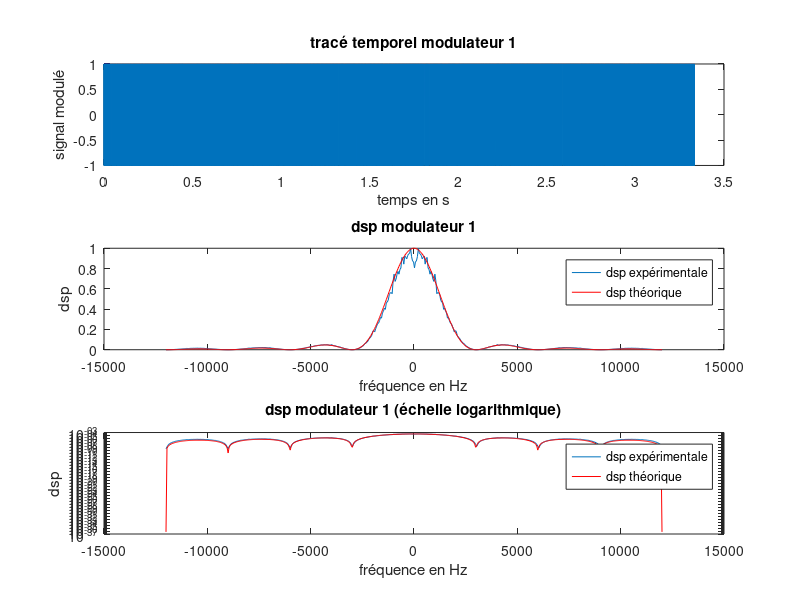
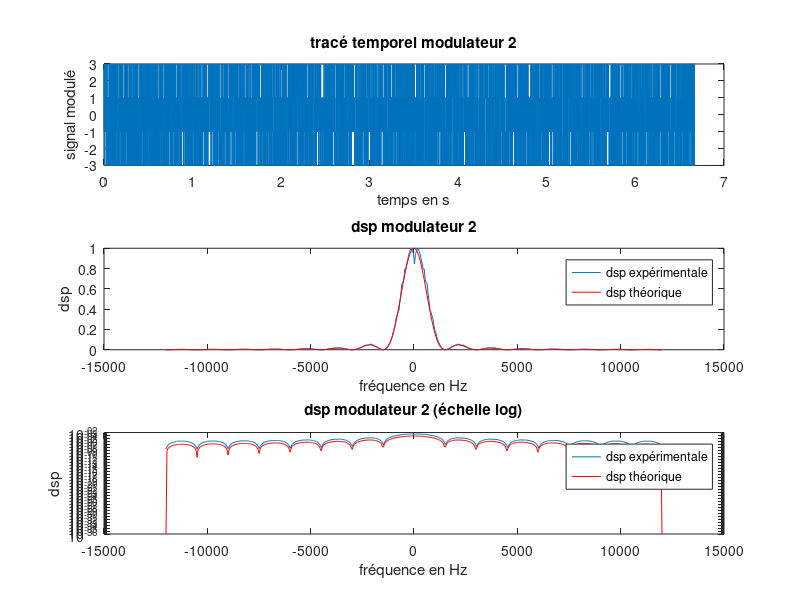

The MATLAB script that drew these images, in order: (Note: this script raises an error after producing the figures.)
clc, clear all, close all

n = 10000;      % Nombre de bit du signal
Fe = 24000;     % Frequence d'echantillonnage
Te = 1/Fe;      % Periode d'echantillonnage
Rb = 3000;      % Débit binaire
Tb = 1/Rb;      % Periode d'emission des bits
bits = randi(2,1,n)-1;      % suites de bits du signal
Ordre = 1001;   % ordre de filtre

% Modulateur 1
M1 = 2;
Rs_1 = Rb/ log2(M1);
Ts_1 = 1/Rs_1;
Ns_1 = Ts_1/Te;
t = linspace(0,Te*Ns_1*n,n*Ns_1);
% mapping binaire à moyenne nulle
Map_1 = 2*bits - 1;
% somme ak dirac
dir1 = [1 zeros(1,Ns_1-1)];
s1 = kron(Map_1,dir1);
% filtrage rectangulaire
h1 = ones(1,Ns_1);
x1 = filter(h1,1,s1);
% densité spectrale de puissance
DSP1 = pwelch(x1,[],[],[],Fe,'twosided');
[o1, ~] = size(DSP1);
f1 = linspace(-Fe/2,Fe/2,o1);
% dsp théorique
Sx1 = Ts_1*(sinc(f1*Ts_1)).^2;

% tracés signal filtré et DSP (échelle classique et logarithmique)
subplot(3,1,1),plot(t,x1);
title('tracé temporel modulateur 1');
xlabel("temps en s")
ylabel("signal modulé")
subplot(3,1,2),plot(f1,fftshift(DSP1)/max(DSP1));
title('dsp modulateur 1');
xlabel("fréquence en Hz")
ylabel("dsp")
hold on;
subplot(3,1,2),plot(f1,Sx1/max(Sx1),'r');
legend('dsp expérimentale','dsp théorique');
subplot(3,1,3),semilogy(f1,fftshift(DSP1));
title('dsp modulateur 1 (échelle logarithmique)');
hold on;
subplot(3,1,3),semilogy(f1,Sx1,'r');
legend('dsp expérimentale', 'dsp théorique');
xlabel("fréquence en Hz")
ylabel("dsp");

% Modulateur 2
M2 = 4;
Rs_2 = Rb/ log2(M2);
Ts_2 = 1/Rs_2;
Ns_2 = Ts_2/Te;
t = linspace(0,Te*Ns_2*n,n*Ns_2/2);
% mapping 4-aire à moyenne nulle
couples = reshape(bits,2,n/2)';
Map_2 = bi2de(couples);
Map_2 = 2*Map_2 - 3;
Map_2 = Map_2';
% somme ak diracs
dir2 = [1 zeros(1,Ns_2-1)];
s2 = kron(Map_2,dir2);
% filtrage rectangulaire
h2 = ones(1,Ns_2);
x2 = filter(h2,1,s2);
% densité spectrale de puissance
DSP2 = pwelch(x2,[],[],[],Fe,'twosided');
[o2, ~] = size(DSP2);
f2 = linspace(-Fe/2,Fe/2,o2);
% dsp théorique
Sx2 = Ts_2*(sinc(f2*Ts_2)).^2;

% tracé signal filtré et DSP (échelle classique et logarithmique)
figure(2)
subplot(3,1,1),plot(t,x2);
title('tracé temporel modulateur 2');
xlabel("temps en s")
ylabel("signal modulé")
subplot(3,1,2),plot(f2,fftshift(DSP2)/max(DSP2));
title('dsp modulateur 2');
hold on;
subplot(3,1,2),plot(f2,Sx2/max(Sx2),'r');
legend('dsp expérimentale','dsp théorique');
xlabel("fréquence en Hz")
ylabel("dsp")
subplot(3,1,3),semilogy(f2,fftshift(DSP2));
title('dsp modulateur 2 (échelle log)');
hold on;
subplot(3,1,3),semilogy(f2,Sx2,'r');
legend('dsp expérimentale', 'dsp théorique');
xlabel("fréquence en Hz")
ylabel("dsp")

% Modulateur 3
M3 = 2;
Rs_3 = Rb/ log2(M3);
Ts_3 = 1/Rs_3;
Ns_3 = Ts_3/Te;
t = linspace(0,Te*Ns_3*n,n*Ns_3);
% mapping binaire à moyenne nulle
Map_3 = 2*bits - 1;
% somme ak dirac
dir3 = [1 zeros(1,Ns_3-1)];
s3 = kron(Map_3,dir3);
% filtrage racine de cosinus surélevé
L = (Ordre-1)/Ns_3;
alpha3 = 0.5;
%alpha3bis = 0.8;
h3 = rcosdesign(alpha3,L,Ns_3);
%h3bis = rcosdesign(alpha3bis,L,Ns_3);
x3 = filter(h3,1,s3);
%x3bis =  filter(h3bis,1,s3);
% densité spectrale de puissance
DSP3 = pwelch(x3,[],[],[],Fe,'twosided');
%DSP3bis = pwelch(x3bis,[],[],[],Fe,'twosided');
[o3, ~] = size(DSP3);
f3 = linspace(-Fe/2,Fe/2,o3);
%[o3bis, ~] = size(DSP3bis);
%f3bis = linspace(-Fe/2,Fe/2,o3bis);

% dsp théorique
Sx3 = (Ts_3 * (abs(f3) <= ((1-alpha3)/(2*Ts_3)))) + ((Ts_3/2)*(1+cos((pi*Ts_3/alpha3)*(abs(f3)-((1-alpha3)/(2*Ts_3)))))).*(((1-alpha3)/(2*Ts_3))<= abs(f3)).*(abs(f3) <= ((1+alpha3)/(2*Ts_3)));

% tracé signal filtré et DSP (échelle classique et logarithmique)
figure(3)
subplot(3,1,1),plot(t,x3);
title('tracé temporel modulateur 3');
xlabel("temps en s")
ylabel("signal modulé")
subplot(3,1,2),plot(f3,fftshift(DSP3)/max(DSP3));
title('dsp modulateur 3');
hold on;
subplot(3,1,2),plot(f3,Sx3/max(Sx3),'r');
legend('dsp expérimentale','dsp théorique');
xlabel("fréquence en Hz")
ylabel("dsp")
subplot(3,1,3),semilogy(f3,fftshift(DSP3));
title('dsp modulateur 3 (échelle log)');
hold on;
subplot(3,1,3),semilogy(f3,Sx3,'r');
legend('dsp expérimentale', 'dsp théorique');
xlabel("fréquence en Hz")
ylabel("dsp")


%figure(4);
%subplot(3,1,1),plot(t,x3bis);
%title('tracé temporel modulateur 3');
%subplot(3,1,2),plot(f3bis,fftshift(DSP3bis));
%title('dsp modulateur 3');
%subplot(3,1,3),semilogy(f3bis,fftshift(DSP3bis));
%title('dsp modulateur 3 (échelle log)');


% Tracés pour comparaison efficacités spectrales
figure
semilogy(f1,fftshift(DSP1/max(DSP1)));
title('DSPs - échelle logarithmique');
hold on
semilogy(f2,fftshift(DSP2/max(DSP2)),'r');
semilogy(f3,fftshift(DSP3/max(DSP3)),'g');
legend('Mod1','Mod2','Mod3');
xlabel("frequence en Hz")
ylabel("dsp")
grid on








